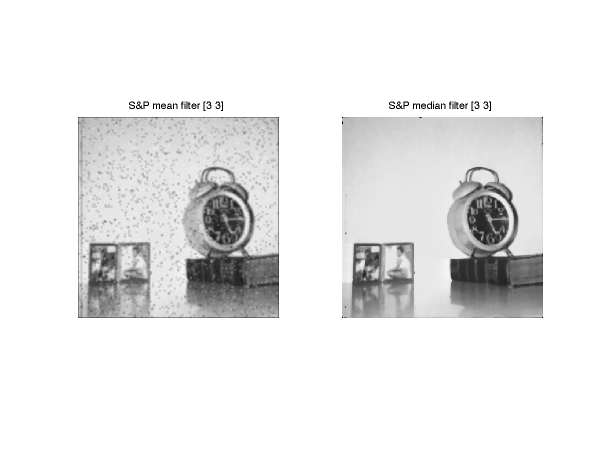
%> input picture lab2_matlab/Matlab_vision/Filters for Noise Reduction/SnP_mean_median_filter_3x3.png, 1200 x 901 px, given in place of 5.1.12.tiff, which was not available (shown at 1/2 size); the run also reads 1 picture not shown here
$ octave lab3_Vision.m   (GNU Octave 9; MATLAB toolbox functions it lacks are replaced by stand-ins)
%> lines starting %> are read from the running program, lines starting %| are printed output that depends on the picture; pictures that were not available may be replaced by others from this repository, and a replacement may not be noted
close all; clear all; clc;
%%Reading images
I_1 = imread('/Users/JDLVF/Documents/MATLAB/misc/5.1.12.tiff');
%> I_1 is the input picture: size 901x1200x3 uint8; min 0, max 255, mean 233.3
I_1i = imfinfo('/Users/JDLVF/Documents/MATLAB/misc/5.1.12.tiff');
Answer1 = strcat('The dimension of the output of 5.1.12 is:', num2str(I_1i.Height), 'x', num2str(I_1i.Width));
disp(Answer1)

I_2 = imread('/Users/JDLVF/Documents/MATLAB/misc/4.2.03.tiff');
I_2i = imfinfo('/Users/JDLVF/Documents/MATLAB/misc/4.2.03.tiff');
Answer2 = strcat('The dimension of the output of 4.2.03 is:', num2str(I_2i.Height), 'x', num2str(I_2i.Width));
disp(Answer2)

%% Displaying images
figure(1)
imshow(I_1)         %displays the image

figure(2)
image(I_2)          %Displays an axis on the outer border of the image

%% Writing images
imwrite(I_1, '5_1_12.jpg', 'jpg', 'Comment', 'My JPEG file')

%% Adding Noise

sI = size(I_1);
%> sI = [901 1200 3]
V = rand([sI(1) sI(2)]);

I_gaussian = imnoise(I_1, 'gaussian');
I_poisson = imnoise(I_1, 'poisson');
I_sp = imnoise(I_1, 'salt & pepper');
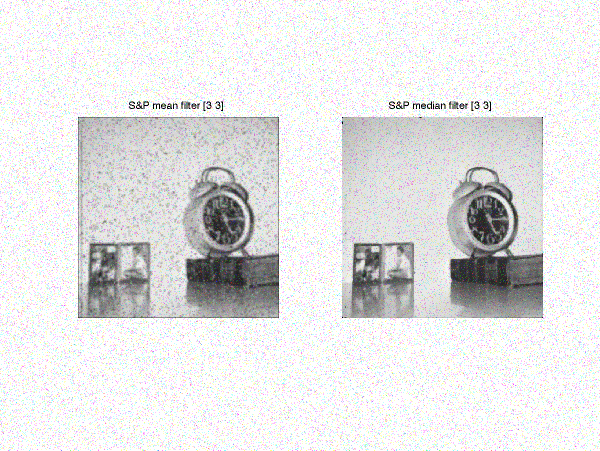
%> I_sp: size 901x1200x3 uint8 (shown at 1/2 size); mean R, G, B 228, 228.1, 228
I_speckle = imnoise(I_1, 'speckle');
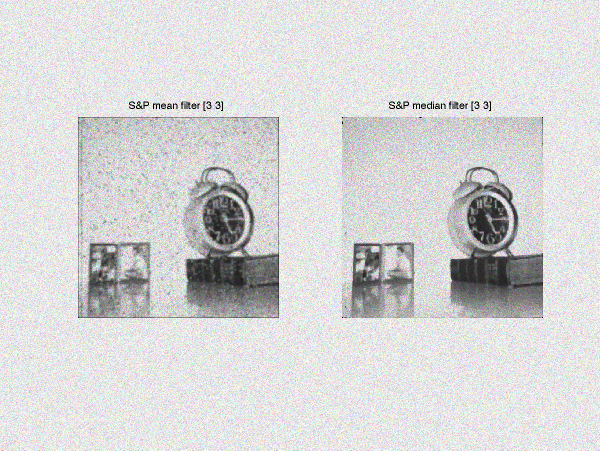
%> I_speckle: size 901x1200x3 uint8 (shown at 1/2 size); mean R, G, B 214.5, 214.5, 214.5
I_localvar = imnoise(I_1, 'localvar', V);
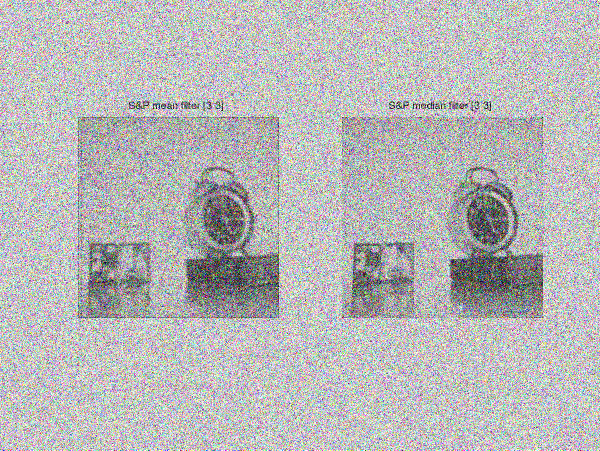
%> I_localvar: size 901x1200x3 uint8 (shown at 1/2 size); mean R, G, B 183.9, 183.8, 184

imwrite(I_gaussian, '5.1.12.gauss.tiff');
imwrite(I_poisson, '5.1.12.poiss.tiff');
imwrite(I_sp, '5.1.12.sp.tiff');
imwrite(I_speckle, '5.1.12.speck.tiff');
imwrite(I_localvar, '5.1.12.locvar.tiff');

imwrite(I_gaussian, '5_1_12_gaussian.jpg', 'jpg', 'Comment', 'My JPEG file')
imwrite(I_poisson, '5_1_12_poisson.jpg', 'jpg', 'Comment', 'My JPEG file')
imwrite(I_sp, '5_1_12_sp.jpg', 'jpg', 'Comment', 'My JPEG file')
imwrite(I_speckle, '5_1_12_speckle.jpg', 'jpg', 'Comment', 'My JPEG file')
imwrite(I_localvar, '5_1_12_localvar.jpg', 'jpg', 'Comment', 'My JPEG file')

%% Median filter

% mean filter:
h = fspecial('average', [3 3]);
I_meanf = imfilter(I_sp, h);
%> (the run ends here)
